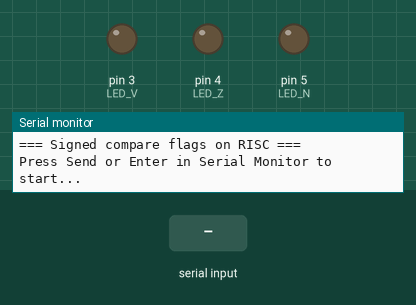
A sketch run on a simulated Arduino Uno, built with avr-gcc and run on an emulated ATmega328P. On the bench: output pins drawn as LEDs (lit = HIGH), the last lines printed to the serial monitor. Inputs (shaded band) come from the test bench.

Above: at 0.8 s.
0.9 s: "1" received over Serial
At 1.5 s:
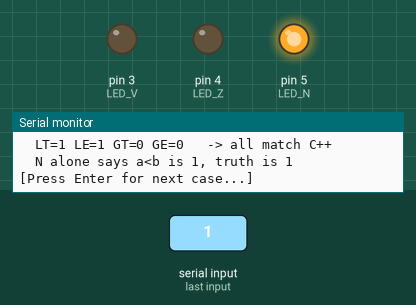
2.4 s: "0" received over Serial
At 3.6 s:
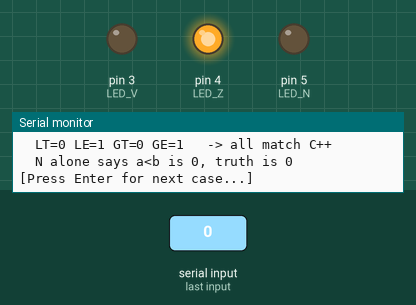
3.9 s: "2" received over Serial
At 5.0 s:
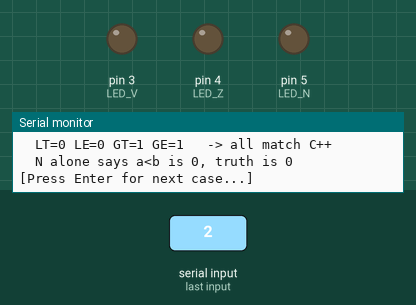
Timing chart, 0 to 6.9 s (numbered marks = the images above; inputs shaded):
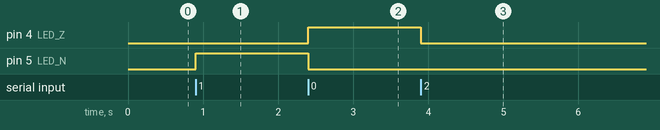

Measured:
- after the input at 0.9 s, pin 5 (LED_N): LOW → HIGH at once
- after the input at 2.4 s, pin 4 (LED_Z): LOW → HIGH at once; pin 5 (LED_N): HIGH → LOW at once
- after the input at 3.9 s, pin 4 (LED_Z): HIGH → LOW at once

The sketch:

flags_demo.ino
```cpp
// Signed comparison flags demo for Arduino Uno R3 (ATmega328P, AVR)
//
// Idea: do a real 8-bit compare (CP = subtract, throw away result, keep flags),
// grab SREG right after, and check that the ARM-style conditions built from
// N, Z, V give the same answer as the normal C++ operators.
//
// Open Serial Monitor at 9600 baud.

// LED Output Pins
const uint8_t LED_N = 5;  // Negative flag LED
const uint8_t LED_Z = 4;  // Zero flag LED
const uint8_t LED_V = 3;  // Overflow flag LED

// SREG bit positions on AVR
const uint8_t BIT_C = 0;  // carry (borrow after a subtraction on AVR)
const uint8_t BIT_Z = 1;  // zero
const uint8_t BIT_N = 2;  // negative (sign bit of result)
const uint8_t BIT_V = 3;  // signed overflow
const uint8_t BIT_S = 4;  // sign flag = N XOR V (AVR precomputes it)

// Helper function to flush any left-over newline/carriage return characters
// and wait for fresh user input before continuing.
void waitForUserInput() {
  // Clear out any trailing bytes in the serial buffer (like \r or \n)
  while (Serial.available() > 0) {
    Serial.read();
  }

  // Wait for the user to send a new character/key press
  while (Serial.available() == 0) {
    // Wait for input
  }
}

// Runs a - b on the CPU and returns SREG right after the compare.
uint8_t cpuCompare(int8_t a, int8_t b) {
  uint8_t sreg;
  asm volatile(
    "cp %1, %2        \n\t"   // computes a - b, sets flags, discards result
    "in %0, __SREG__  \n\t"   // read the status register immediately
    : "=r"(sreg)
    : "r"(a), "r"(b)
  );
  return sreg;
}

bool bitOf(uint8_t sreg, uint8_t bit) {
  return (sreg >> bit) & 1;
}

void runCase(int8_t a, int8_t b) {
  uint8_t sreg = cpuCompare(a, b);

  bool C = bitOf(sreg, BIT_C);
  bool Z = bitOf(sreg, BIT_Z);
  bool N = bitOf(sreg, BIT_N);
  bool V = bitOf(sreg, BIT_V);
  bool S = bitOf(sreg, BIT_S);

  // Update physical LEDs on digital ports 5, 4, and 3
  digitalWrite(LED_N, N ? HIGH : LOW);
  digitalWrite(LED_Z, Z ? HIGH : LOW);
  digitalWrite(LED_V, V ? HIGH : LOW);

  // The four conditions straight from the table (only Z, N, V used)
  bool LT = (N != V);
  bool LE = (Z == 1) || (N != V);
  bool GT = (Z == 0) && (N == V);
  bool GE = (N == V);

  // What C++ says the answer really is
  bool okLT = (LT == (a <  b));
  bool okLE = (LE == (a <= b));
  bool okGT = (GT == (a >  b));
  bool okGE = (GE == (a >= b));

  Serial.print(F("a = ")); Serial.print(a);
  Serial.print(F(", b = ")); Serial.print(b);
  Serial.print(F("   (true a-b = ")); Serial.print((int)a - (int)b);
  Serial.print(F(", 8-bit result = ")); Serial.print((int8_t)(a - b));
  Serial.println(F(")"));

  Serial.print(F("  Z=")); Serial.print(Z);
  Serial.print(F(" N=")); Serial.print(N);
  Serial.print(F(" V=")); Serial.print(V);
  Serial.print(F("   (C=")); Serial.print(C);
  Serial.print(F(" S=")); Serial.print(S);
  Serial.println(F(")"));

  Serial.print(F("  LT=")); Serial.print(LT);
  Serial.print(F(" LE=")); Serial.print(LE);
  Serial.print(F(" GT=")); Serial.print(GT);
  Serial.print(F(" GE=")); Serial.print(GE);
  Serial.print(F("   -> "));
  Serial.println((okLT && okLE && okGT && okGE) ? F("all match C++") : F("MISMATCH"));

  // The "why not just use N?" moment
  bool naiveLT = N;
  Serial.print(F("  N alone says a<b is ")); Serial.print(naiveLT);
  Serial.print(F(", truth is ")); Serial.print(a < b);
  if (naiveLT != (a < b)) Serial.print(F("   <-- overflow fooled N!"));
  Serial.println();
  Serial.println();
}

void setup() {
  // Initialize LED indicator pins as outputs
  pinMode(LED_N, OUTPUT);
  pinMode(LED_Z, OUTPUT);
  pinMode(LED_V, OUTPUT);

  // Turn off all LEDs at startup
  digitalWrite(LED_N, LOW);
  digitalWrite(LED_Z, LOW);
  digitalWrite(LED_V, LOW);

  Serial.begin(9600);
  while (!Serial) { }

  Serial.println(F("=== Signed compare flags on RISC ==="));
  Serial.println(F("Press Send or Enter in Serial Monitor to start...\n"));

  waitForUserInput();

  for (int i = 0; i < 8; i++) {

    switch (i) {
      case 0:
        runCase(5, 10);       // plain a < b, no overflow;
        break;
      case 1:
        runCase(10, 10);      // equal, Z = 1;
        break;
      case 2:
        runCase(10, 5);       // plain a > b;
        break;
      case 3:
        runCase(-5, -10);     // negatives, no overflow;
        break;
      case 4:
        runCase(100, -100);   // 200 doesn't fit in int8: wraps negative, N=1 V=1;
        break;
      case 5:
        runCase(-100, 100);   // -200 wraps positive, N=0 V=1, yet a < b;
        break;
      case 6:
        runCase(-128, 1);     // extreme case, overflow again;
        break;
      case 7:
        runCase(127, -1);     // 128 doesn't fit, overflow again;
        break;
    }

    if (i < 7) {
      Serial.println(F("[Press Enter for next case...]"));
      waitForUserInput();
    }
  }

  Serial.println(F("Done."));
}

void loop() {
  // nothing, everything runs once in setup()
}
```
